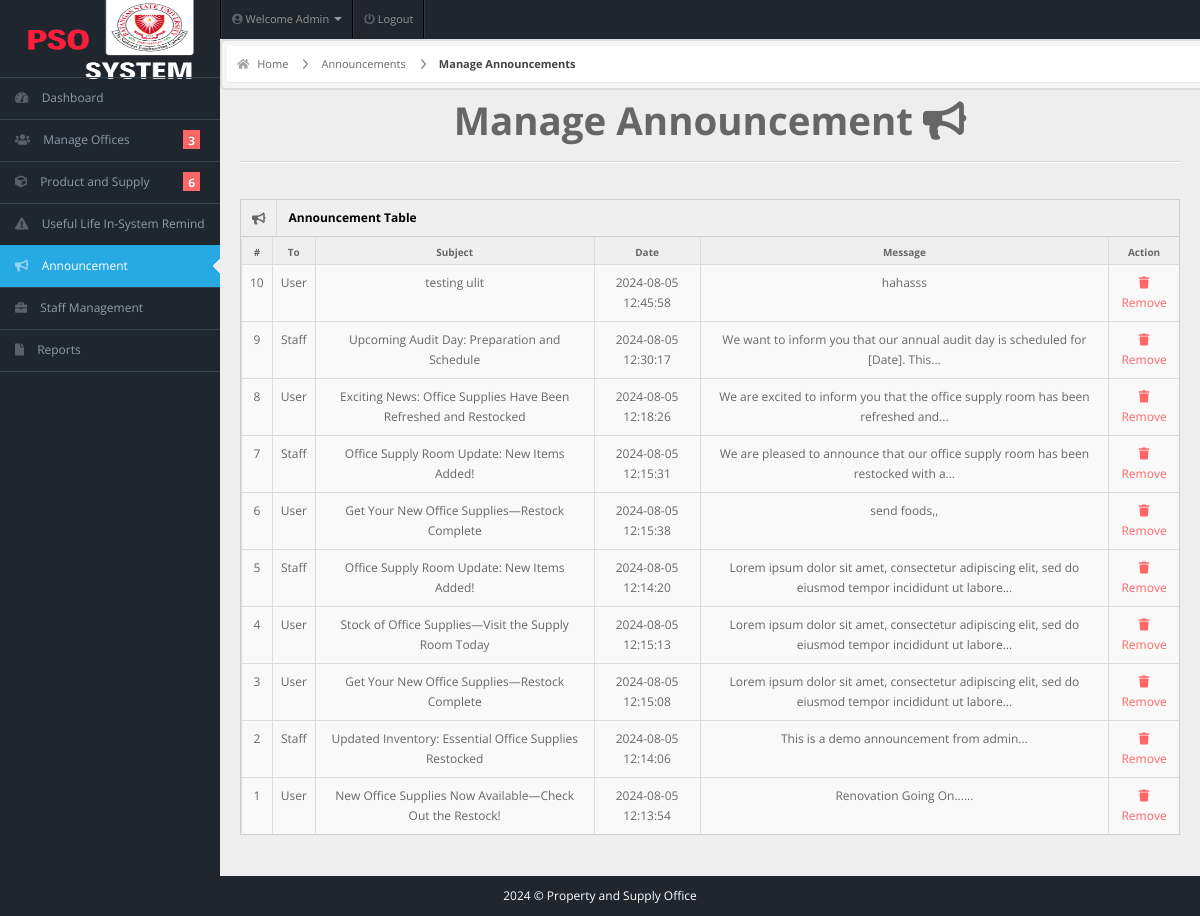
/admin/manage-announcement.php (signed in), run on the app's committed database.
### tables this page shows
CREATE TABLE IF NOT EXISTS `announcements` (
  `id` int NOT NULL AUTO_INCREMENT,
  `toWho` varchar(255) NOT NULL,
  `subject` varchar(255) NOT NULL,
  `message` varchar(1000) NOT NULL,
  `date` timestamp NOT NULL,
  PRIMARY KEY (`id`)
);

### admin/manage-announcement.php (the view, shortened to what this page needs)
<!DOCTYPE html>
<html lang="en">
<head>
  <link rel="stylesheet" href="../css/bootstrap.min.css" />
  <link rel="stylesheet" href="../css/bootstrap-responsive.min.css" />
  <link rel="stylesheet" href="../css/fullcalendar.css" />
  <link rel="stylesheet" href="../css/matrix-style.css" />
  <link rel="stylesheet" href="../css/matrix-media.css" />
  <link href="../font-awesome/css/fontawesome.css" rel="stylesheet" />
  <link href="../font-awesome/css/all.css" rel="stylesheet" />
  <link rel="stylesheet" href="../css/jquery.gritter.css" />
</head>
<body>
  <?php include 'includes/topheader.php' ?>
  <?php $page = "announcement";
  include 'includes/sidebar.php' ?>
  <div id="content">
    <div id="content-header">
      <div id="breadcrumb"> <a href="index.php" title="Go to Home" class="tip-bottom"><i class="fas fa-home"></i> Home</a>
        <a href="announcement.php">Announcements</a>
        <a href="#" class="current">Manage Announcements</a>
      </div>
    </div>
    <div class="container-fluid">
      <h1 class="text-center">Manage Announcement <i class="fas fa-bullhorn"></i></h1>
      <hr>
      <div class="row-fluid">
        <div class="span12">
          <div class='widget-box'>
            <div class='widget-title'> <span class='icon'> <i class='fas fa-bullhorn'></i> </span>
              <h5 style="color: black;">Announcement Table</h5>
            </div>
            <div class='widget-content nopadding'>
              <?php
              $qry = "SELECT * FROM announcements ORDER BY id DESC";
              $result = mysqli_query($conn, $qry);
              echo "<table class='table table-bordered table-hover'>
          <thead>
            <tr>
              <th>#</th>
              <th>To</th>
              <th>Subject</th>
              <th>Date</th>
              <th>Message</th>
              <th>Action</th>
            </tr>
          </thead>
          <tbody>";
              $totalRows = mysqli_num_rows($result);
              $cnt = $totalRows;
              while ($row = mysqli_fetch_array($result)) {
                $message = implode(' ', array_slice(explode(' ', $row['message']), 0, 15));
                $message = strlen($row['message']) > 15 ? $message . "..." : $message;
                echo "<tr>
              <td><div class='text-center'>" . $cnt . "</div></td>
              <td><div class='text-center'>" . $row['toWho'] . "</div></td>
              <td><div class='text-center'>" . $row['subject'] . "</div></td>
              <td><div class='text-center'>" . $row['date'] . "</div></td>
              <td><div class='text-center'>" . $message . "</div></td>
              <td><div class='text-center'><a href='actions/remove-announcement.php?id=" . $row['id'] . "' style='color:#F66;' ><i class='fas fa-trash'></i> Remove</a></div></td></tr>";
                $cnt--;
              }
              echo "</tbody>
      </table>";
              ?>
            </div>
          </div>
        </div>
      </div>
    </div>
  </div>
  <?php
  include 'includes/footer.php';
  ?>
</body>
</html>

### css/matrix-style.css (style rules this page uses)
* { outline: none !important; -moz-outline: none !important; }
html, body { height: 100%; }
body { overflow-x: hidden; margin-top: -10px; font-family: "Open Sans", sans-serif; font-size: 12px; color: #666; }
a { color: #666; }
select, textarea, input[type="text"], input[type="password"], input[type="datetime"], input[type="datetime-local"], input[type="date"], input[type="month"], input[type="time"], input[type="week"], input[type="number"], input[type="email"], input[type="url"], input[type="search"], input[type="tel"], input[type="color"], .uneditable-input, .label, .dropdown-menu, .btn, .well, .progress, .table-bordered, .btn-group > .btn:first-child, .btn-group > .btn:last-child, .btn-group > .btn:last-child, .btn-group > .dropdown-toggle, .alert { border-radius: 0px; }
hr { border-top-color: #dadada; }
#content { background: none repeat scroll 0 0 #eeeeee; margin-left: 220px; margin-right: 0; padding-bottom: 25px; position: relative; min-height: 100%; width: auto; }
#content-header { position: abslute; width: 100%; margin-top: -38px; z-index: 20; }
#breadcrumb { background-color: #fff; border-bottom: 1px solid #e3ebed; }
#breadcrumb a { padding: 8px 20px 8px 10px; display: inline-block; background-image: url("../img/breadcrumb.png"); background-position: center right; background-repeat: no-repeat; font-size: 11px; color: #666666; }
#breadcrumb a:last-child { background-image: none; }
#breadcrumb a.current { font-weight: bold; color: #444444; }
#breadcrumb a i { margin-right: 5px; opacity: 0.6; }
.widget-box { background: none repeat scroll 0 0 #f9f9f9; border-left: 1px solid #cdcdcd; border-top: 1px solid #cdcdcd; border-right: 1px solid #cdcdcd; clear: both; margin-top: 16px; margin-bottom: 16px; position: relative; }
.widget-title, .modal-header, .table th, div.dataTables_wrapper .ui-widget-header { background: #efefef; border-bottom: 1px solid #cdcdcd; height: 36px; }
.widget-title span.icon { padding: 9px 10px 7px 11px; float: left; border-right: 1px solid #dadada; }
.widget-title h5 { color: #666; float: left; font-size: 12px; font-weight: bold; padding: 12px; line-height: 12px; margin: 0; }
.widget-content { padding: 15px; border-bottom: 1px solid #cdcdcd; }
.table th { height: auto; font-size: 10px; padding: 5px 10px 2px; border-bottom: 0; text-align: center; color: #666666; }
.nopadding { padding: 0 !important; }
.nopadding .table { margin-bottom: 0; }
.nopadding .table-bordered { border: 0; }

### css/matrix-media.css (style rules this page uses)
body { background:#2E363F; }

### admin/includes/topheader.php (style rules this page uses)
#content #content-header { border: 2px solid #ddd; padding: 5px; background-color: #f5f5f5; border-radius: 5px; }

### admin/includes/sidebar.php (style rules this page uses)
body { background-color: #1f262d; }

### data on the page
announcements: toWho "User", subject "testing ulit", date "2024-08-05 12:45:58", message "hahasss"
announcements: toWho "Staff", subject "Upcoming Audit Day: Preparation and Schedule", date "2024-08-05 12:30:17", message "We want to inform you that our annual audit day is scheduled for [Date]. This..."
announcements: toWho "User", subject "Exciting News: Office Supplies Have Been Refreshed and Restocked", date "2024-08-05 12:18:26", message "We are excited to inform you that the office supply room has been refreshed and..."
announcements: toWho "Staff", subject "Office Supply Room Update: New Items Added!", date "2024-08-05 12:15:31", message "We are pleased to announce that our office supply room has been restocked with a..."
announcements: toWho "User", subject "Get Your New Office Supplies—Restock Complete", date "2024-08-05 12:15:38", message "send foods,,"
announcements: toWho "Staff", subject "Office Supply Room Update: New Items Added!", date "2024-08-05 12:14:20", message "Lorem ipsum dolor sit amet, consectetur adipiscing elit, sed do eiusmod tempor incididunt ut labore..."
announcements: toWho "User", subject "Stock of Office Supplies—Visit the Supply Room Today", date "2024-08-05 12:15:13", message "Lorem ipsum dolor sit amet, consectetur adipiscing elit, sed do eiusmod tempor incididunt ut labore..."
announcements: toWho "User", subject "Get Your New Office Supplies—Restock Complete", date "2024-08-05 12:15:08", message "Lorem ipsum dolor sit amet, consectetur adipiscing elit, sed do eiusmod tempor incididunt ut labore..."
announcements: toWho "Staff", subject "Updated Inventory: Essential Office Supplies Restocked", date "2024-08-05 12:14:06", message "This is a demo announcement from admin..."
announcements: toWho "User", subject "New Office Supplies Now Available—Check Out the Restock!", date "2024-08-05 12:13:54", message "Renovation Going On......"

### other printed values
$query->num_rows "3"
$query->num_rows "6"
